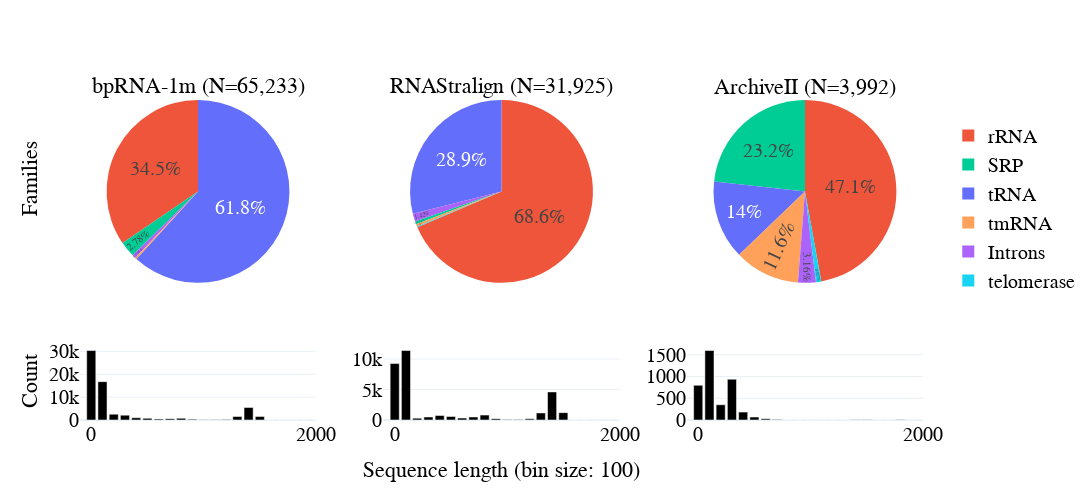

The notebook cell saved with this chart:
### Code cell
import plotly.graph_objects as go
from plotly.subplots import make_subplots



# first row is piechart of family distribution
# second row is histogram of sequence length distribution
# I want it to look like a paper figure
fig = make_subplots(rows=2, cols=3, specs=[[{'type': 'domain'}]*3, [{'type': 'histogram'}]*3], 
                    subplot_titles=["{} (N={:,})".format(name, len(l)) for name, l in zip(
                        df.columns,
                        [len_bprna, len_rnastralign, len_archivII])],
                    vertical_spacing=vertical_spacing,
                    horizontal_spacing=horizontal_spacing,
                    row_heights=[0.5, 0.2],
)

for i in fig['layout']['annotations']:
    i['font'] = dict(size=22)
    
for i, name in enumerate(hists.keys()):
    fig.add_trace(go.Pie(
        labels=df_family.index,
        values=df_family[name],
        name=name,
        textinfo=f'percent',
        textposition='inside',
        showlegend=i==2,
        sort=True,
        # legennd location
        # domain={'x': [0.0, 0.25], 'y': [0.5, 1.0]} if i == 0 else {'x': [0.25, 0.5], 'y': [0.5, 1.0]} if i == 1 else {'x': [0.5, 0.75], 'y': [0.5, 1.0]} if i == 2 else {'x': [0.75, 1.0], 'y': [0.5, 1.0]},
    ), row=1, col=i+1)
    fig.add_trace(go.Bar(
        x=hists[name][1][:-1],
        y=hists[name][0],
        name=name,
        showlegend=False,
        marker_color='rgb(0, 0, 0)',
    ), row=2, col=i+1)
    # fig.update_yaxes(row=2, col=i+1,  range=[0, 50000])
    fig.update_xaxes(row=2, col=i+1, range=[-100, 2000], tick0=0, dtick=2000)
    # make bar width constant
    # add horitontal lines
    fig.update_layout(barmode='overlay', bargap=0.1, bargroupgap=0.1)

# write 'sequence length' at the bottom, centered
fig.add_annotation(dict(
    x=0.5,
    y=-0.20,
    text='Sequence length (bin size: 100)',
    showarrow=False,
    font=dict(size=22),
    xref='paper',
    yref='paper',
    xanchor='center',
    yanchor='bottom',
))

fig.add_annotation(dict(
    x=-0.06,
    y=0.63,
    text='Families',
    showarrow=False,
    font=dict(size=22),
    xref='paper',
    yref='paper',
    xanchor='center',
    yanchor='bottom',
    textangle=-90
), 
)

fig.add_annotation(dict(
    x=-0.06,
    y=0.03,
    text='Count',
    showarrow=False,
    font=dict(size=22),
    xref='paper',
    yref='paper',
    xanchor='center',
    yanchor='bottom',
    textangle=-90
), 
)

fig.update_layout(
    height=height,
    width=width,
    title_x=0.5,
    title_y=0.95,
    font_size=20,
    font_family='Arial',
    font_color='black',
    legend_font_size=20,
    legend_font_family='Arial',
    legend_font_color='black',
    legend_x=1.03,
    legend_y=0.95,
    # legend_orientation='h',
    legend_traceorder='normal',
    legend_bordercolor='black',
    template="plotly_white",

)

### Figure 1 — Plotly figure (JSON) as saved in the notebook; plotly's stock layout.template omitted (floating-point values rounded to 4 significant figures)
{"data": [{"domain": {"x": [0, 0.28], "y": [0.4286, 1]}, "labels": ["tRNA", "rRNA", "SRP", "Introns", "tmRNA", "telomerase"], "name": "bpRNA-1m", "showlegend": false, "sort": true, "textinfo": "percent", "textposition": "inside", "type": "pie", "values": [35622, 19920, 1603, 368, 161, null]}, {"marker": {"color": "rgb(0, 0, 0)"}, "name": "bpRNA-1m", "showlegend": false, "type": "bar", "x": [0, 100, 200, 300, 400, 500, 600, 700, 800, 900, 1000, 1100, 1200, 1300, 1400, 1500, 1600, 1700, 1800, 1900, 2000, 2100, 2200, 2300, 2400, 2500, 2600, 2700, 2800, 2900, 3000, 3100, 3200, 3300, 3400, 3500, 3600, 3700, 3800, 3900, 4000, 4100, 4200, 4300], "xaxis": "x", "y": [30410, 16793, 2551, 2129, 988, 741, 424, 552, 762, 338, 118, 107, 268, 1530, 5510, 1506, 18, 49, 55, 23, 14, 11, 1, 1, 2, 2, 4, 8, 44, 126, 44, 10, 7, 19, 17, 9, 9, 9, 4, 12, 6, 0, 1, 1], "yaxis": "y"}, {"domain": {"x": [0.36, 0.64], "y": [0.4286, 1]}, "labels": ["tRNA", "rRNA", "SRP", "Introns", "tmRNA", "telomerase"], "name": "RNAStralign", "showlegend": false, "sort": true, "textinfo": "percent", "textposition": "inside", "type": "pie", "values": [9234, 21904, 164, 453, 133, 37]}, {"marker": {"color": "rgb(0, 0, 0)"}, "name": "RNAStralign", "showlegend": false, "type": "bar", "x": [0, 100, 200, 300, 400, 500, 600, 700, 800, 900, 1000, 1100, 1200, 1300, 1400, 1500, 1600, 1700, 1800, 1900, 2000, 2100, 2200, 2300, 2400, 2500, 2600, 2700, 2800, 2900, 3000, 3100, 3200, 3300, 3400, 3500, 3600, 3700, 3800, 3900, 4000, 4100, 4200, 4300], "xaxis": "x2", "y": [9260, 11403, 299, 487, 739, 572, 311, 492, 804, 224, 80, 82, 191, 1159, 4606, 1207, 6, 1, 2, 0, 0, 0, 0, 0, 0, 0, 0, 0, 0, 0, 0, 0, 0, 0, 0, 0, 0, 0, 0, 0, 0, 0, 0, 0], "yaxis": "y2"}, {"domain": {"x": [0.72, 1], "y": [0.4286, 1]}, "labels": ["tRNA", "rRNA", "SRP", "Introns", "tmRNA", "telomerase"], "name": "ArchiveII", "showlegend": true, "sort": true, "textinfo": "percent", "textposition": "inside", "type": "pie", "values": [557, 1882, 928, 126, 462, 37]}, {"marker": {"color": "rgb(0, 0, 0)"}, "name": "ArchiveII", "showlegend": false, "type": "bar", "x": [0, 100, 200, 300, 400, 500, 600, 700, 800, 900, 1000, 1100, 1200, 1300, 1400, 1500, 1600, 1700, 1800, 1900, 2000, 2100, 2200, 2300, 2400, 2500, 2600, 2700, 2800, 2900, 3000, 3100, 3200, 3300, 3400, 3500, 3600, 3700, 3800, 3900, 4000, 4100, 4200, 4300], "xaxis": "x3", "y": [797, 1596, 350, 937, 181, 67, 28, 9, 0, 2, 0, 0, 1, 0, 6, 7, 0, 1, 3, 2, 0, 0, 0, 0, 0, 0, 0, 0, 0, 5, 0, 0, 0, 0, 0, 0, 0, 0, 0, 0, 0, 0, 0, 0], "yaxis": "y3"}], "layout": {"annotations": [{"font": {"size": 22}, "showarrow": false, "text": "bpRNA-1m (N=65,233)", "x": 0.14, "xanchor": "center", "xref": "paper", "y": 1, "yanchor": "bottom", "yref": "paper"}, {"font": {"size": 22}, "showarrow": false, "text": "RNAStralign (N=31,925)", "x": 0.5, "xanchor": "center", "xref": "paper", "y": 1, "yanchor": "bottom", "yref": "paper"}, {"font": {"size": 22}, "showarrow": false, "text": "ArchiveII (N=3,992)", "x": 0.86, "xanchor": "center", "xref": "paper", "y": 1, "yanchor": "bottom", "yref": "paper"}, {"font": {"size": 22}, "showarrow": false, "text": "Sequence length (bin size: 100)", "x": 0.5, "xanchor": "center", "xref": "paper", "y": -0.2, "yanchor": "bottom", "yref": "paper"}, {"font": {"size": 22}, "showarrow": false, "text": "Families", "textangle": -90, "x": -0.06, "xanchor": "center", "xref": "paper", "y": 0.63, "yanchor": "bottom", "yref": "paper"}, {"font": {"size": 22}, "showarrow": false, "text": "Count", "textangle": -90, "x": -0.06, "xanchor": "center", "xref": "paper", "y": 0.03, "yanchor": "bottom", "yref": "paper"}], "bargap": 0.1, "bargroupgap": 0.1, "barmode": "overlay", "font": {"color": "black", "family": "Arial", "size": 20}, "height": 500, "legend": {"bordercolor": "black", "font": {"color": "black", "family": "Arial", "size": 20}, "traceorder": "normal", "x": 1.03, "y": 0.95}, "title": {"x": 0.5, "y": 0.95}, "width": 1300, "xaxis": {"anchor": "y", "domain": [0, 0.28], "dtick": 2000, "range": [-100, 2000], "tick0": 0}, "xaxis2": {"anchor": "y2", "domain": [0.36, 0.64], "dtick": 2000, "range": [-100, 2000], "tick0": 0}, "xaxis3": {"anchor": "y3", "domain": [0.72, 1], "dtick": 2000, "range": [-100, 2000], "tick0": 0}, "yaxis": {"anchor": "x", "domain": [0, 0.2286]}, "yaxis2": {"anchor": "x2", "domain": [0, 0.2286]}, "yaxis3": {"anchor": "x3", "domain": [0, 0.2286]}}}
